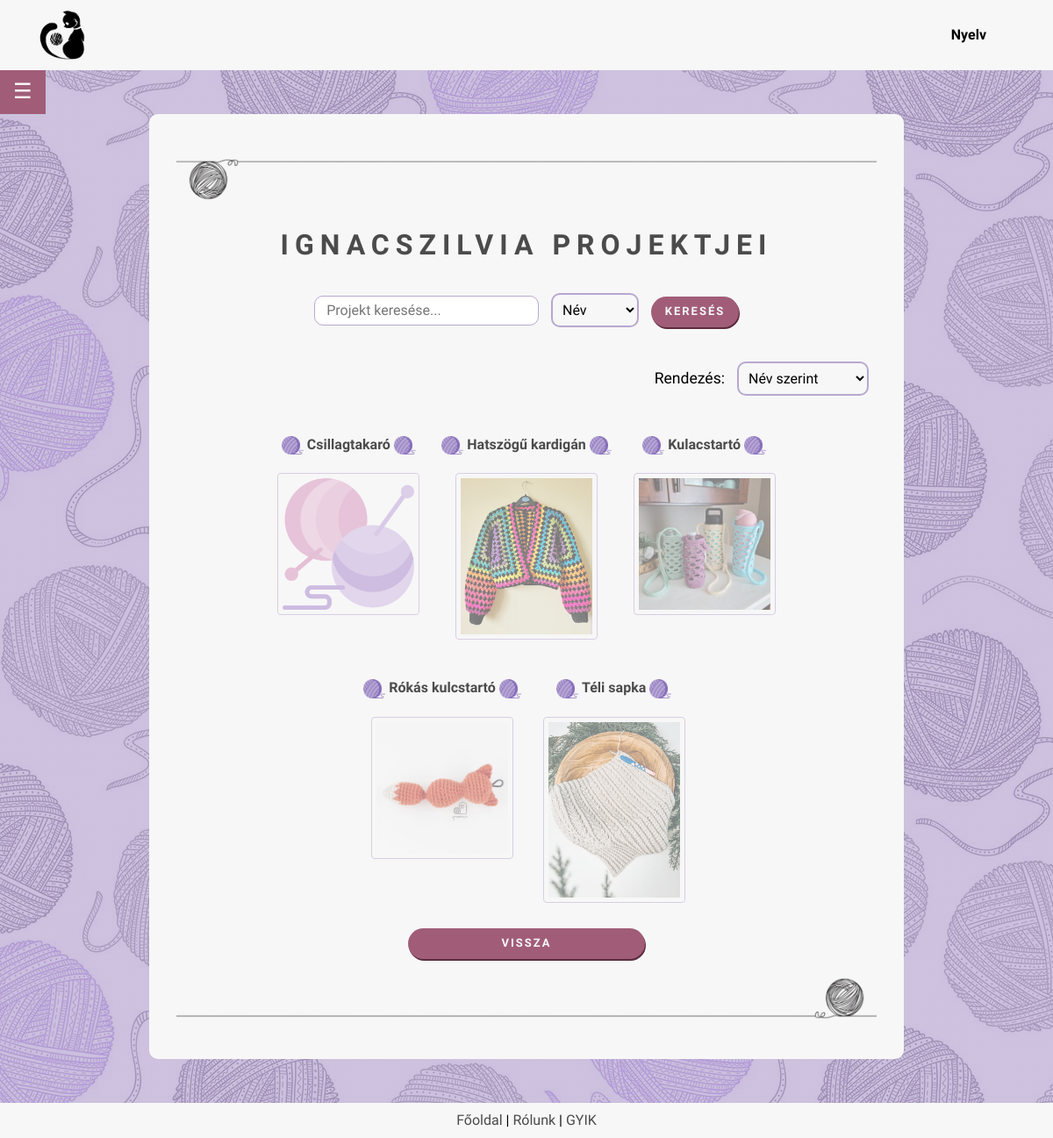
The page /admin/projects_admin.php?id=37 (signed in) on the database its author committed.
### tables this page shows
CREATE TABLE IF NOT EXISTS `users` (
  `uid` int NOT NULL AUTO_INCREMENT,
  `username` varchar(255) NOT NULL,
  `mail` varchar(255) NOT NULL,
  `pass` varchar(255) NOT NULL,
  `regdatetime` datetime DEFAULT CURRENT_TIMESTAMP,
  `rights` int DEFAULT '101',
  PRIMARY KEY (`uid`),
  UNIQUE KEY `mail` (`mail`)
);

CREATE TABLE IF NOT EXISTS `projects` (
  `uid` int NOT NULL,
  `id` int NOT NULL AUTO_INCREMENT,
  `name` varchar(255) NOT NULL,
  `pattern` varchar(1000) DEFAULT NULL,
  `yarn` varchar(255) DEFAULT NULL,
  `hook` decimal(10,0) DEFAULT NULL,
  `description` varchar(1000) DEFAULT NULL,
  `image` varchar(255) DEFAULT NULL,
  `start` date DEFAULT NULL,
  `finish` date DEFAULT NULL,
  PRIMARY KEY (`id`),
  KEY `Userid` (`uid`)
);

### backend/lang.php (called while the page is built, shortened)
<?php
    function lang($str) {
        return $str;
    }
?>

### admin/projects_admin.php (the view, shortened to what this page needs)
<?php
require $_SERVER['DOCUMENT_ROOT'] . '/project/backend/config.php';
require $_SERVER['DOCUMENT_ROOT'] . '/project/backend/lang.php';
$target_uid = $_GET['id'] ?? $_SESSION['uid'];
$id = $target_uid;
$stmt_user = $conn->prepare("SELECT username FROM users WHERE uid = ?");
$stmt_user->bind_param("i", $target_uid);
$stmt_user->execute();
$user_result = $stmt_user->get_result();
$user_data = $user_result->fetch_assoc();
$target_username = $user_data['username'] ?? 'Ismeretlen felhasználó';
$sort_by = $_GET['sort_by'] ?? 'name';
$search_filter = $_GET['search_filter'] ?? 'name';
$sql = "SELECT p.id, p.name, p.yarn, p.hook, p.image, p.description FROM projects AS p";
$sql .= " WHERE p.uid = ?";
$params = [$target_uid];
$param_types = "i";
switch ($sort_by) {
    case 'name':
    default:
        $sql .= " ORDER BY p.name ASC";
        break;
}
$stmt = $conn->prepare($sql);
$stmt->bind_param($param_types, ...$params);
$stmt->execute();
$result = $stmt->get_result();
$noprojects = lang('Nincs projekt hozzáadva');
$projects = $result->fetch_all(MYSQLI_ASSOC);
?>
<!DOCTYPE html>
<head>
    <?php
    include $_SERVER['DOCUMENT_ROOT'] . '/project/frontend/header.php';
    ?>
</head>
<body>
    <div class="page_container">
        <main class="page_content">
            <div class="main_body">
                <?php
                include $_SERVER['DOCUMENT_ROOT'] . '/project/frontend/sidebar_admin.php';
                ?>
                <div class="main_container">
                    <img src="/project/images/yarn2.png" class="image-center">
                    <h2><a href="/project/admin/projects_admin.php?id=<?= htmlspecialchars($id) ?>" class="project_link"><?= htmlspecialchars($target_username) ?> <?= lang('projektjei') ?></a></h2>
                    <div class="search-container">
                        <form method="GET" action="">
                            <input type="text" placeholder="<?= lang('Projekt keresése...') ?>" name="search_query" value="<?= htmlspecialchars($_GET['search_query'] ?? '') ?>">
                            <select name="search_filter" class="select-search">
                                <option value="name" <?= ($search_filter === 'name') ? 'selected' : '' ?>><?= lang('Név') ?></option>
                            </select>
                            <button type="submit" class="button-search"><?= lang('Keresés') ?></button>
                        </form>
                    </div>
                    <br>
                    <div class="sort-container">
                        <form method="GET" action="">
                            <label for="sort_by"><?= lang('Rendezés:') ?></label>
                            <select name="sort_by" id="sort_by" class="select-sort" onchange="this.form.submit()">
                                <option value="name" <?= (!isset($_GET['sort_by']) || $_GET['sort_by'] === 'name') ? 'selected' : '' ?>><?= lang('Név szerint') ?></option>
                            </select>
                        </form>
                    </div>
                    <div class="projects-grid">
                        <?php if (!empty($projects)): ?>
                        <?php foreach ($projects as $row): ?>
                            <div class='project-item'>
                                <div>
                                    <p style='font-size:1em;'>
                                        <img src='/project/images/yarnlilac.png' style='width:25px; vertical-align: middle;'>
                                        <a href='/project/admin/project_page_admin.php?id=<?= htmlspecialchars($row['id']) ?>&uid=<?= htmlspecialchars($target_uid) ?>' style='text-decoration:none; color:rgb(75, 75, 75); margin-top:40px'>
                                            <b><?= htmlspecialchars($row['name']) ?></b>
                                        </a>
                                        <img src='/project/images/yarnlilac.png' style='width:25px; vertical-align: middle;'>
                                    </p>
                                </div>
                                <div>
                                    <?php
                                    $image_paths = array_filter(explode(',', $row['image']));
                                    if (!empty($image_paths)) {
                                        $random_image_path = $image_paths[array_rand($image_paths)];
                                        $image_source = trim($random_image_path);
                                    } else {
                                        $image_source = '/project/images/no-file-found-yarn-ball.png';
                                        }
                                        ?>
                                        <a href='/project/admin/project_page_admin.php?id=<?= htmlspecialchars($row['id']) ?>&uid=<?= htmlspecialchars($target_uid) ?>' style='text-decoration:none; color:rgb(75, 75, 75); margin-top:40px'>
                                        <img src='<?= htmlspecialchars($image_source) ?>' alt='Project image' class="project-image">
                                        </a>
                                </div>
                            </div>
                        <?php endforeach; ?>
                        <?php else: ?>
                            <div style='border: 1px solid rgb(90, 90, 90) text-align=center;'><p colspan='6'><?= htmlspecialchars($noprojects) ?></p></div>
                        <?php endif; ?>
                    </div>
                    <div>
                        <a href="/project/admin/user_profile_admin.php?id=<?= htmlspecialchars($id) ?>" class="button-link">
                            <?= lang('Vissza') ?>
                        </a>
			        </div>
                    <img src="/project/images/yarn2flipped.png" class="image-center">
                </div>
            </div>
        </main>
    </div>
    <?php
    include $_SERVER['DOCUMENT_ROOT'] . '/project/frontend/footer.php';
    ?>
</body>
</html>

### frontend/style.css (style rules this page uses)
body { font-family: 'League Spartan'; background-image: linear-gradient( rgba(184, 167, 209, 0.7), rgba(184, 167, 209, 0.7) ), url(../images/background.png); min-height: 100vh; display:flex; flex-direction:column; }
h2 { margin-top: 10; letter-spacing: 7px; text-transform: uppercase; font-size: 2em; text-align: center; color: rgb(75, 75, 75); }
label { font-size: 1.1em; font-weight: 300; }
input { width: 250px; height: 30px; border: 1px solid rgb(184, 167, 209); border-radius: 10px; text-indent: 0.7em; font-size: 1em; font-family: 'League Spartan'; margin-top: 10px; }
.main_body { display: flex; justify-content: center; min-width: 40%; align-items: flex-start; gap: 20px; }
.main_container, .main_container_home { background-color: rgb(247, 247, 247); border: none; border-radius: 10px; margin: 100px 0 0 0; text-align: center; width: 800px; padding: 30px 30px 40px 30px; }
.page_container { position: relative; min-height: 95vh; flex-grow: 1; }
.page_content { padding-bottom: 50px; }
@media (max-width: 1200px) { .main_body { margin-top: 100px; } }
@media (max-width: 1200px) { .main_container, .main_container_home { margin: 30px 0 0 0; width: 800px; } }
.projects-grid { display: flex; flex-wrap: wrap; gap: 20px; justify-content: center; align-items: flex-start; padding: 20px; }
.project-item img { max-width: 100%; height: auto; border-radius: 4px; }
.project_link { text-decoration: none; color: rgb(75, 75, 75); }
.project-image { max-width: 150px; height: auto; margin: 5px; border: 1px solid rgb(184, 167, 209); padding: 5px; border-radius: 5px; opacity: 0.5; }
.select-search, .select-sort { border: 2px solid rgb(184, 167, 209); border-radius: 10px; background: rgb(247, 247, 247); padding: 7px; margin: 10px; font-family: 'League Spartan'; font-size: 1em; background-clip: padding-box; transition: border-color 0.15s ease-in-out, box-shadow 0.15s ease-in-out; }
.select-search { width: 100px; }
.select-sort { width: 150px; }
.sort-container { display: flex; justify-content: flex-end; }
.project-image { width: 150px; margin: 5px; border: 1px solid rgb(184, 167, 209); padding: 5px; border-radius: 5px; opacity: 0.5; }
.image-center { margin-top: 20px; margin-left: auto; margin-right: auto; height: 50px; }
.button, .button_inverse, .button-search, .button-link { font-size: small; font-weight: 600; text-transform: uppercase; letter-spacing: 2px; border: none; border-radius: 20px; font-family: 'League Spartan'; text-decoration: none; padding: 10px; }
.button, .button-link { background-color: #a15d78; color: rgb(247, 247, 247); box-shadow: 1px 2px #5c2b3f; width: 270px; }
.button-link { display: inline-block; width: 250px; }
.button-search { width: 100px; background-color: #a15d78; color: rgb(247, 247, 247); box-shadow: 1px 2px #5c2b3f; }
:root { --sac: 'Monoton', cursive; --comf: 'Comfortaa', cursive; --dark: #1c1c1c; --light: rgb(247, 247, 247); --lilac: rgb(121, 105, 146); }

### rows shown on the page
users: username "IGNACSZILVIA"
projects: name "Csillagtakaró", shows a picture
projects: name "Hatszögű kardigán", image (picture)
projects: name "Kulacstartó", shows a picture
projects: name "Rókás kulcstartó", shows a picture
projects: name "Téli sapka", shows a picture

### other values the page prints
lang('Nyelv') "Nyelv"
lang('projektjei') "PROJEKTJEI"
lang('Keresés') "KERESÉS"
lang('Rendezés:') "Rendezés:"
lang('Vissza') "VISSZA"
lang('Főoldal') "Főoldal"
lang('Rólunk') "Rólunk"
lang('GYIK') "GYIK"
form field search_filter "Név"
form field sort_by "Név szerint"
